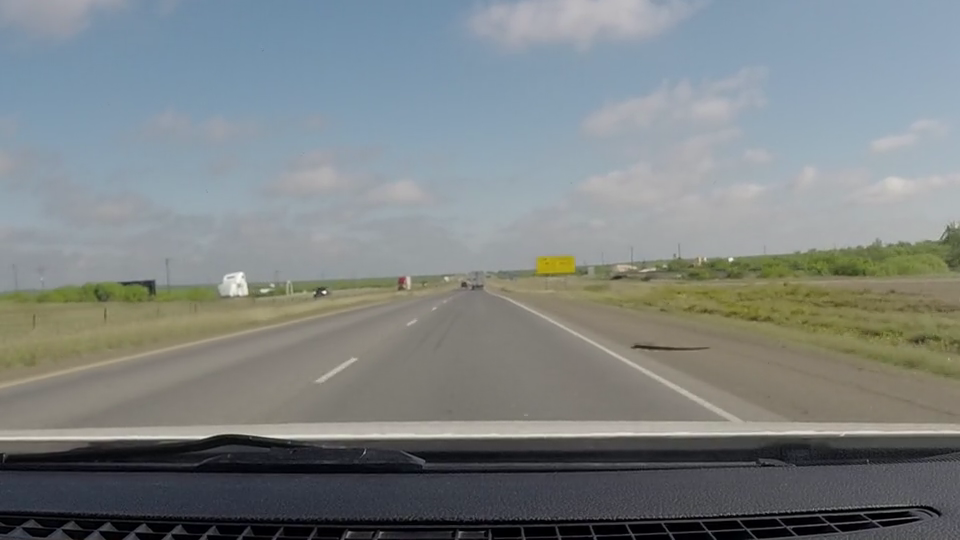
#> input picture frame 57 of fig/videos/highway.mp4, 960 x 540 px
$ jupyter execute lab_08_main.ipynb
#> lines starting #> are read from the running program, lines starting #| are printed output that depends on the picture; after the words box and inside, x2 and y2 are one past the last pixel; in counts of white or black regions, pixels touching at a corner belong together
#> further down, frame is the input picture: shape (540, 960, 3); mean B, G, R 131.3, 130.8, 124.7
## Lab 8: Line detection on the Raspberry Pi 3 B+

Written by: Enrique Mireles Gutiérrez
ID Number: 513944
Bachelor: ITR
Date: 2019-04-01

### Introduction

Until now, all proposed algorithms throughout lab reports 2 and 7 have been running in a laptop using a last generation processor. However, since the target device for the autonomous vehicle will be a Raspberry Pi 3 B+, it makes perfect sense to start migrating to this platform. Some key aspects must be taken into account when migrating.

The processing power of both devices is really different. This means that some performance measurements must done in order to create a baseline to further optimize the algorithms. This will help maintain a reliable frame rate for autonomous diving. Other aspects such as software architecture play an important role during migration. Since the Raspberry Pi 3 B+ uses an ARM processor, the libraries used in the PC can’t be downloaded to a Raspberry Pi with ease. Therefore, OpenCV must be compiled from source.

### Objectives

This lab has the following objectives:
- Implement the algorithms presented during the lab 07 in a Raspberry Pi 3 B+.
- Tweak algorithms to maximize performance on target device.
- Present results and possible solutions for better performance.

### Procedure

This lab report is subdivided in smaller numbered programs shown below.

#### 1. Program

This lab report contains a single program, similar to the one presented at the end of lab 07. With this in mind, no other sections are presented with runnable code (such as in other lab reports). This version performs time measurements in order to determine which settings perform faster. No other changes were made.

[cell 1]
import cv2
import numpy as np
from time import sleep

HIGHWAY_VIDEO = '../fig/videos/highway.mp4'
SCALE = 0.5

settings = {
    'video_file': HIGHWAY_VIDEO,
    'scale': SCALE,
    'blur_kernel_size': (7, 7),
    'blur_iterations': 1,
    'canny_low_threshold': 10,
    'canny_high_threshold': 40,
    'hough_rho': 1,
    'hough_threshold': 20,
    'hough_theta': np.pi / 180,
    'hough_min_line_length': 5,
    'hough_max_line_gap': 60,
    'show_all_hough_lines': False,
    'show_canny': False,
    'roi_vertices': np.array([[
        (430, 830),           # Bottom left roi coordinate.
        (900, 600),           # Top left roi coordinate.
        (1020, 600),          # Top Right roi coordinate.
        (1530, 830)           # Bottom right roi coordinate.
    ]]) * 0.5 * SCALE,
    'abs_min_line_angle': 20,
    'lane_min_y': int(600 * 0.5 * SCALE),
    'lane_max_y': int(830 * 0.5 * SCALE)
}

def isGrayscale(img):
    """
        Returns true if the image is grayscale (channels == 1).
        Returns false if channels > 1.
    """

    # If img.shape has a channel value, read it and determine if
    # it is a grayscale image. If it doesn't have, assume that the
    # image is grayscale.
    if (len(img.shape) == 3):
        return img.shape[2] == 1
    return True

def createRoi(img, vertices):
    """
        Applies an image mask.

        Only keeps the region of the image defined by the polygon
        formed from `vertices`. The rest of the image is set to black.
    """

    # defining a blank mask to start with
    mask = np.zeros_like(img)

    # defining a 3 channel or 1 channel color to fill the mask with depending on the input image
    if isGrayscale(img):
        ignore_mask_color = 255
    else:
        ignore_mask_color = (255, 255, 255)

    # filling pixels inside the polygon defined by "vertices" with the fill color
    cv2.fillPoly(mask, vertices, ignore_mask_color)

    # returning the image only where mask pixels are nonzero
    return cv2.bitwise_and(img, mask)

def findLanes(hough_lines, img, settings):
    """
        Given an array of hough lines, detects which lines correspond to the left and right lane.
    """

    # Empty arrays for storing line coordinates (sets of points (x, y)).
    right_lines = {
        'x': [],
        'y': []
    }
    left_lines = {
        'x': [],
        'y': []
    }

    # Stores the fitted line coordinates for both lanes.
    # Its format is [x0, y0, x1, y1].
    lanes = {
        'left': [],
        'right': []
    }

    # Make sure at least some lines have been detected.
    if (type(hough_lines) == type(np.array([]))):

        # Iterate through every line.
        for line in hough_lines:

            # Usualy every line object contains a single set of coordinates,
            # nonetheless, it is placed inside a for for safety.
            for x1, y1, x2, y2 in line:

                # Calculate the direction of the line found.
                direction = np.rad2deg(np.arctan2(y2 - y1, x2 - x1))

                # Only draw lines whose angle is greater than the threshold.
                if (np.abs(direction) > settings['abs_min_line_angle']):

                    # If lines have a positive direction they are from the
                    # right lane.
                    if (direction > 0):
                        # Right lane.
                        right_lines['x'].extend([x1, x2])
                        right_lines['y'].extend([y1, y2])
                        if (settings['show_all_hough_lines']):
                            cv2.line(img, (x1, y1), (x2, y2), (255, 0, 0), 1)
                    else:
                        # Left lane.
                        left_lines['x'].extend([x1, x2])
                        left_lines['y'].extend([y1, y2])
                        if (settings['show_all_hough_lines']):
                            cv2.line(img, (x1, y1), (x2, y2), (0, 0, 255), 1)

                    # Write the angle of the line for debugging purposes.
                    if (settings['show_all_hough_lines']): cv2.putText(img, '%.1f' % (direction), (x1, y1), cv2.FONT_HERSHEY_SIMPLEX, fontScale=0.5, color=(255, 255, 0), thickness=1)

    # Make sure points on the left side were found.
    if (len(left_lines['x']) > 0 and len(left_lines['y']) > 0) and not settings['show_all_hough_lines']:

        # Using the points found, find a 1st order polynomial that best fits the data.
        poly_left = np.poly1d(np.polyfit(left_lines['y'], left_lines['x'], deg=1))

        # Evaluate the function found for the desired lane lengths.
        lanes['left'] = [
            int(poly_left(settings['lane_min_y'])),
            settings['lane_min_y'],
            int(poly_left(settings['lane_max_y'])),
            settings['lane_max_y']
        ]

    # Make sure points on the right side were found.
    if (len(right_lines['x']) > 0 and len(right_lines['y']) > 0) and not settings['show_all_hough_lines']:

        # Using the points found, find a 1st order polynomial that best fits the data.
        poly_right = np.poly1d(np.polyfit(right_lines['y'], right_lines['x'], deg=1))

        # Evaluate the function found for the desired lane lengths.
        lanes['right'] = [
            int(poly_right(settings['lane_min_y'])),
            settings['lane_min_y'],
            int(poly_right(settings['lane_max_y'])),
            settings['lane_max_y']
        ]

    return lanes

def drawLanes(lanes, img):
    """
        Given the output of findLanes, draws the lanes in the image.
    """

    if (len(lanes['left'])):
        cv2.line(img, (lanes['left'][0], lanes['left'][1]), (lanes['left'][2], lanes['left'][3]), (0, 0, 255), 2)

    if (len(lanes['right'])):
        cv2.line(img, (lanes['right'][0], lanes['right'][1]), (lanes['right'][2], lanes['right'][3]), (0, 0, 255), 2)

def findLines(img, settings):
    """
        Given an BGR image, finds all lines in the image using a Probabilistic Hough Transform.
    """

    # Convert to gray scale.
    gray = cv2.cvtColor(img, cv2.COLOR_BGR2GRAY)
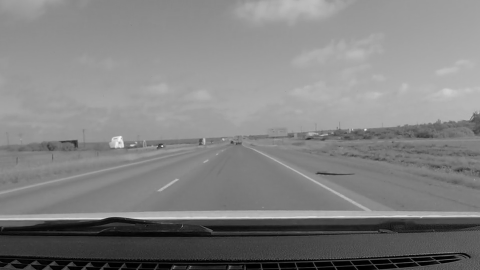
#> gray: shape (270, 480); min 0, max 246, mean 129

    # Blur image so that the Canny edge detector doesn't find useless edges.
    blur_gray = gray
    for i in range(settings['blur_iterations']):
        blur_gray = cv2.GaussianBlur(blur_gray, (settings['blur_kernel_size']), sigmaX=0, sigmaY=0)

    # Detect edges and create a ROI for the section defined.
    edges = cv2.Canny(blur_gray, settings['canny_low_threshold'], settings['canny_high_threshold'], apertureSize=3)
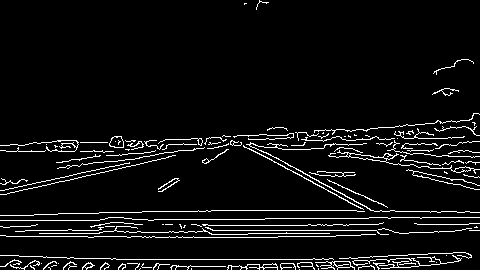
#> edges: shape (270, 480); 6% white in thin lines or dots
    masked_edges = createRoi(edges, settings['roi_vertices'].astype(int))
#> in createRoi, `cv2.fillPoly(mask, vertices, ignore_mask_color)`:
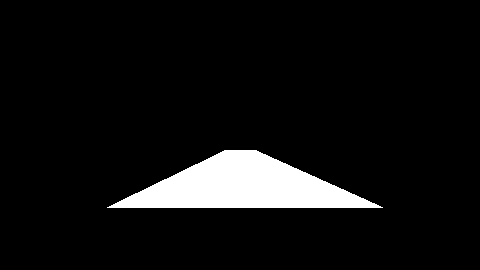
#> mask: shape (270, 480); 6.9% white; 1 white region, box (x1, y1, x2, y2) and area: (107, 150, 383, 208) 8968
#> in createRoi, `return cv2.bitwise_and(img, mask)`:
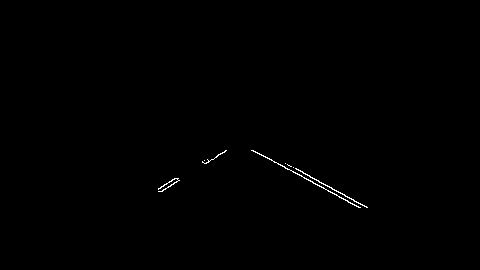
#> returned value: shape (270, 480); 0.29% white in thin lines or dots, all inside (x1, y1, x2, y2) = (158, 150, 368, 208)

    # Detect lines.
    hough_lines = cv2.HoughLinesP(
        masked_edges,
        rho = settings['hough_rho'],
        theta = settings['hough_theta'],
        threshold = settings['hough_threshold'],
        lines = np.array([]),
        minLineLength = settings['hough_min_line_length'],
        maxLineGap = settings['hough_min_line_length']
    )
#> hough_lines = [[253, 150, 360, 207], [287, 164, 366, 207], [160, 191, 178, 180], [204, 163, 217, 156], [325, 184, 367, 207], [161, 186, 175, 178], [304, 178, 358, 207]]

    # Return all data.
    return  {
        'gray': gray,
        'blur_gray': blur_gray,
        'edges': edges,
        'masked_edges': masked_edges,
        'hough_lines': hough_lines
    }

# Open selected video file.
cap = cv2.VideoCapture(settings['video_file'])

# Get scaled video properties.
FRAME_WIDTH = int(cap.get(cv2.CAP_PROP_FRAME_WIDTH) * settings['scale'])
FRAME_HEIGHT = int(cap.get(cv2.CAP_PROP_FRAME_HEIGHT) * settings['scale'])
FRAME_FPS = cap.get(cv2.CAP_PROP_FPS)
print('Dimensions: %dx%d' % (FRAME_WIDTH, FRAME_HEIGHT))

# Create input and ROI windows. Place each window side by side.
cv2.namedWindow('input', cv2.WINDOW_AUTOSIZE)
cv2.moveWindow('input', 0, 200)
if (settings['show_canny']):
    cv2.namedWindow('ROI', cv2.WINDOW_AUTOSIZE)
    cv2.moveWindow('ROI', FRAME_WIDTH, 200)

# Open video.
while(cap.isOpened()):

    # Read frame form video.
    t0 = cv2.getTickCount()
    ret, frame = cap.read()

    # If video ended exit.
    if ret:

        # Resize frame to desired scale.
        if (settings['scale'] != 1):
            img = cv2.resize(frame, (0, 0), fx=settings['scale'], fy=settings['scale'])
        else:
            img = frame

        # Find all lines in the image.
        e1 = cv2.getTickCount()
        output = findLines(img, settings)
#> output = 5 items
        e2 = cv2.getTickCount()
        dt_findLines = (e2 - e1) / cv2.getTickFrequency()

        # With the lines found, find which of them belong to the left and right lanes.
        e1 = cv2.getTickCount()
        lanes = findLanes(output['hough_lines'], img, settings)
#> the loop in findLanes, `for line in hough_lines:` made 7 passes
#> lanes = {'left': [226, 150, 129, 207], 'right': [256, 150, 363, 207]}
        e2 = cv2.getTickCount()
        dt_findLanes = (e2 - e1) / cv2.getTickFrequency()
#> dt_findLanes = 0.00215

        # Draw results.
        drawLanes(lanes, img)

        # Calculate loop time.
        e2 = cv2.getTickCount()
        dt = (e2 - t0) / cv2.getTickFrequency()
#> dt = 0.186

        # Draw times to output image.
        cv2.putText(img, 'Cycle: %.4fms - %.1ffps' % (dt, 1 / dt), (10, 15), cv2.FONT_HERSHEY_SIMPLEX, 0.5, (255, 255, 0), 1)
        cv2.putText(img, 'findLines: %.4fms' % (dt_findLines), (10, 30), cv2.FONT_HERSHEY_SIMPLEX, 0.5, (255, 255, 0), 1)
        cv2.putText(img, 'findLanes: %.4fms' % (dt_findLanes), (10, 45), cv2.FONT_HERSHEY_SIMPLEX, 0.5, (255, 255, 0), 1)
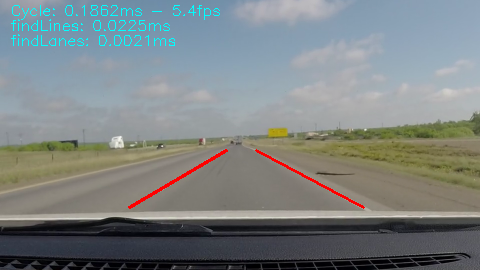
#> img: shape (270, 480, 3); mean B, G, R 131.4, 131, 124.3

        cv2.imshow('input', img)
        if (settings['show_canny']):
            cv2.imshow('ROI', output['masked_edges'])

    else:
        break

    # If 'q' is pressed, then exit.
    if cv2.waitKey(1) & 0xFF == ord('q'):
#> (key q is pressed here)
        break

# Clear memory and windows.
cap.release()
cv2.destroyAllWindows()

$ run again, starting later in the video
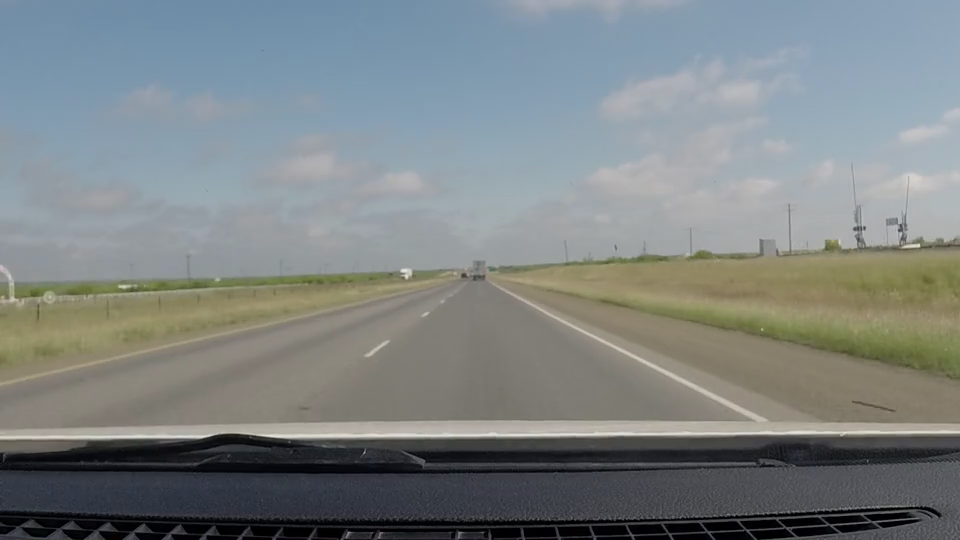
#> input picture frame 258 of fig/videos/highway.mp4, 960 x 540 px
#> frame is the input picture: shape (540, 960, 3); mean B, G, R 132.1, 131.1, 125
#> in findLines, `edges = cv2.Canny(blur_gray, settings['canny_low_threshold'], settings..`:
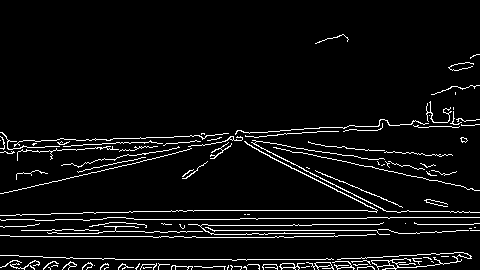
#> edges: shape (270, 480); 5.6% white in thin lines or dots, all inside (x1, y1, x2, y2) = (0, 34, 480, 270)
#> mask: shape (270, 480); 6.9% white; 1 white region, box (x1, y1, x2, y2) and area: (107, 150, 383, 208) 8968
#> hough_lines = [[265, 154, 372, 207], [344, 190, 380, 207], [185, 178, 205, 163], [182, 176, 216, 156], [350, 197, 371, 207]]
#> output = 5 items
#> the loop in findLanes, `for line in hough_lines:` made 5 passes
#> lanes = {'left': [224, 150, 137, 207], 'right': [257, 150, 374, 207]}
#> dt_findLanes = 0.00211
#> dt = 0.179
#> `cv2.putText(img, 'findLanes: %.4fms' % (dt_findLanes), (10, 45), cv2.F..`:
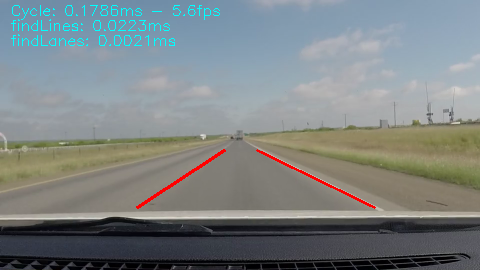
#> img: shape (270, 480, 3); mean B, G, R 132.2, 131.4, 124.6

$ run again, starting later in the video
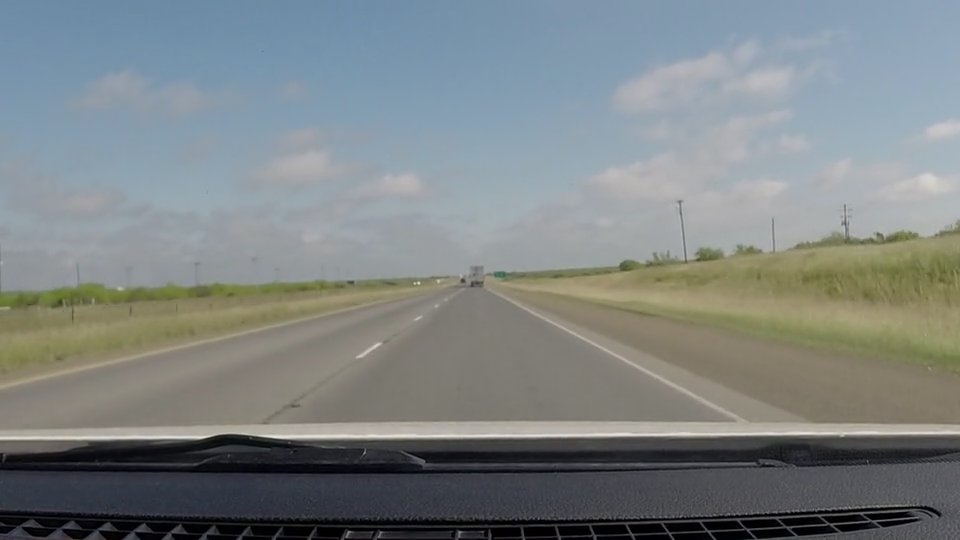
#> input picture frame 459 of fig/videos/highway.mp4, 960 x 540 px
#> frame is the input picture: shape (540, 960, 3); mean B, G, R 132.3, 131.2, 125
#> in findLines, `edges = cv2.Canny(blur_gray, settings['canny_low_threshold'], settings..`:
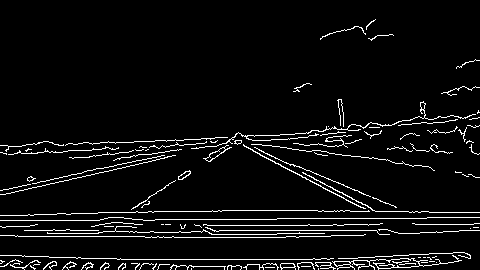
#> edges: shape (270, 480); 5.4% white in thin lines or dots
#> mask: shape (270, 480); 6.9% white; 1 white region, box (x1, y1, x2, y2) and area: (107, 150, 383, 208) 8968
#> hough_lines = [[252, 150, 335, 194], [178, 177, 186, 171], [302, 172, 362, 204], [134, 207, 178, 178], [312, 181, 360, 207], [303, 172, 351, 197], [209, 161, 225, 150], [336, 190, 370, 207], [258, 153, 310, 180], [142, 207, 149, 202]]
#> output = 5 items
#> the loop in findLanes, `for line in hough_lines:` made 10 passes
#> lanes = {'left': [221, 150, 137, 207], 'right': [253, 150, 366, 207]}
#> dt_findLanes = 0.00238
#> dt = 0.19
#> `cv2.putText(img, 'findLanes: %.4fms' % (dt_findLanes), (10, 45), cv2.F..`:
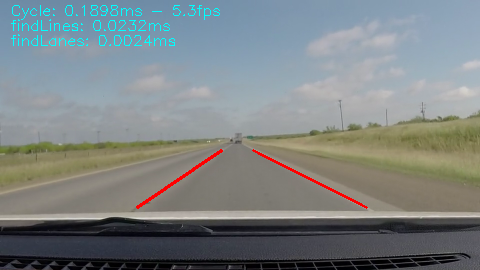
#> img: shape (270, 480, 3); mean B, G, R 132.4, 131.5, 124.7
